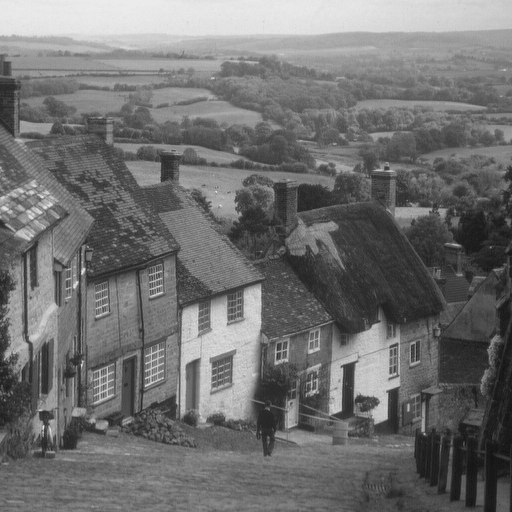
#> input picture trabalho0/city.png, 512 x 512 px
$ jupyter execute trabalho0.ipynb   (shell and % lines are left out)
#> lines starting #> are read from the running program, lines starting #| are printed output that depends on the picture; after the words box and inside, x2 and y2 are one past the last pixel; in counts of white or black regions, pixels touching at a corner belong together
[cell 1]
import numpy as np
from skimage import io
from itertools import count
import matplotlib.pyplot as plt

[cell 2]
def plot_grid(imgs, titles, rows, cols, figsize):
    fig, axs = plt.subplots(rows, cols, figsize=figsize) # Cria um grid para as imgs
    for a, i, t in zip(axs.flatten(), imgs, titles):
        # Adiciona uma imagem (i) na posição correta (a):
        a.imshow(i, cmap='gray', aspect='equal', interpolation=None, vmin=0, vmax=255)
        a.set_title(t)
    # Desativa o eixo das imagens (separado pois o número de imgs pode não preencher o grid):
    for a in axs.flatten(): a.set_axis_off()

    plt.tight_layout()
    plt.show()
    return fig, axs


def save_imgs(imgs, prefix):
    for img, suffix in zip(imgs, count(start=1)):
        io.imsave(prefix + str(suffix) + '.png', img.astype(np.uint8), check_contrast=False)

**1.1   Transformação de Intensidade**

[cell 3]
imgs = []
titles = ['(a) imagem original', '(b) negativo da imagem', '(c) espelhamento vertical',
          '(d) imagem transformada', '(e) linhas pares invertidas', '(f) reflexão de linhas']

# a) Imagem monocromática:
original = io.imread('./city.png', as_gray=True)
#> original is the input picture: shape (512, 512); min 16, max 235, mean 112.2
imgs.append(original)

# b) Negativo da imagem:
negativo = 255 - original
imgs.append(negativo)

# c) Espelhamento vertical:
esp_vert = np.flipud(original)
imgs.append(esp_vert)

# d) Conversão do intervalo de intensidades para [100, 200]:
conv_int = (original / 2.55 + 100).astype(int)
# conv_int = np.minimum(np.maximum(original, 100), 200) # Teste
imgs.append(conv_int)

# e) Inversão das linhas pares:
inv_par = np.copy(original)
inv_par[::2] = inv_par[::2, ::-1]
imgs.append(inv_par)

# f) Reflexão de linhas:
refl = np.copy(original)
l, _ = refl.shape
#> l = 512
m = l // 2  # Metade do número de linhas
#> m = 256
refl[m::] = refl[m - 1::-1]
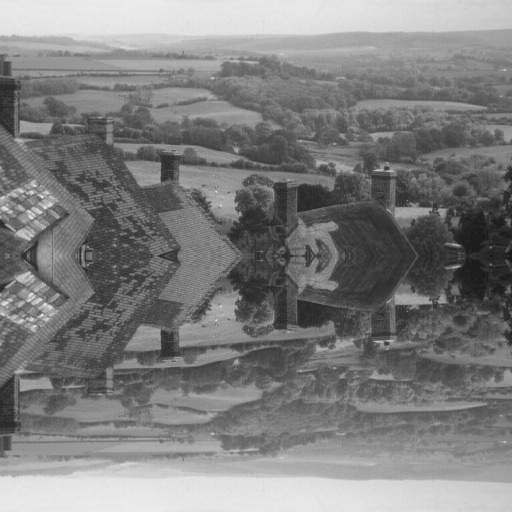
#> refl: shape (512, 512); min 22, max 235, mean 126.4
imgs.append(refl)

f1, axs1 = plot_grid(imgs, titles, 2, 3, (12, 12))
#> the loop in plot_grid, `for a, i, t in zip(axs.flatten(), imgs, titles):` made 6 passes
#> t on passes 1 to 6: '(a) imagem original', '(b) negativo da imagem', '(c) espelhamento vertical', '(d) imagem transformada', '(e) linhas pares invertidas', '(f) reflexão de linhas'
save_imgs(imgs, 'trab0-1.1-')
#> the loop in save_imgs, `for img, suffix in zip(imgs, count(start=1)):` made 6 passes

**1.2 Ajuste de Brilho**

[cell 4]
imgs = []
titles = ['(a) imagem', '(b) γ = 1.5', '(c) γ = 2.5', '(d) γ = 3.5']

# Imagem original:
original = io.imread('./baboon.png', as_gray=True)
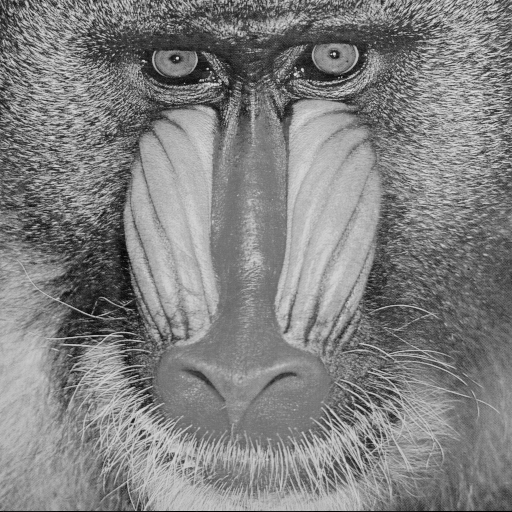
#> input picture trabalho0/baboon.png, 512 x 512 px
#> original is the input picture: shape (512, 512); min 0, max 230, mean 129.1
imgs.append(original)

# Imagem com pixeis mapeados para [0, 1]:
orig01 = original / 255

# Aplica ajuste de brilho:
γ15 = orig01 ** (1 / 1.5)
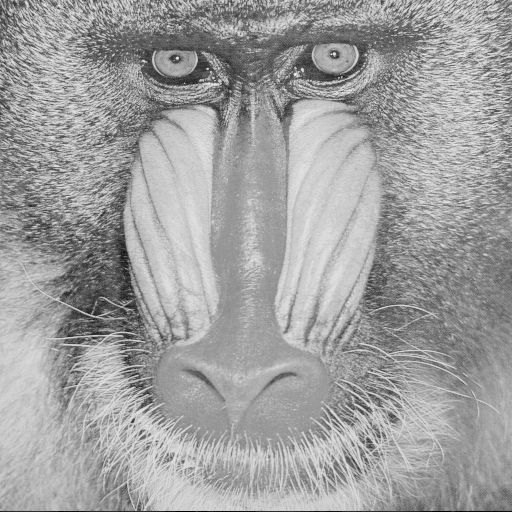
#> γ15: shape (512, 512) float64; min 0, max 0.934, mean 0.627
γ25 = orig01 ** (1 / 2.5)
γ35 = orig01 ** (1 / 3.5)
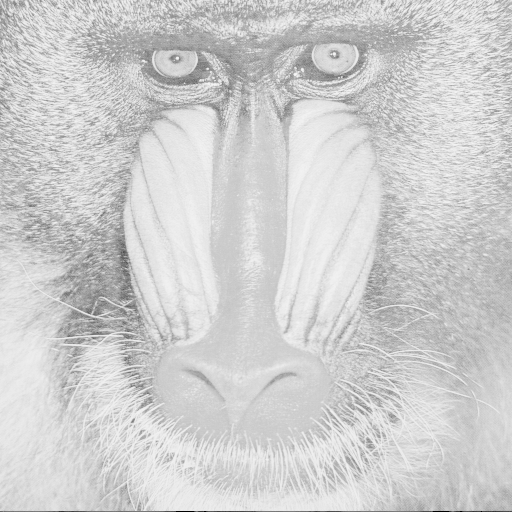
#> γ35: shape (512, 512) float64; min 0, max 0.971, mean 0.812

# Mapeia de volta para o intervalo [0, 255]:
γ15 = (γ15 * 255).astype(int)
imgs.append(γ15)
γ25 = (γ25 * 255).astype(int)
imgs.append(γ25)
γ35 = (γ35 * 255).astype(int)
imgs.append(γ35)

f1, axs1 = plot_grid(imgs, titles, 1, 4, (15, 15))
#> the loop in plot_grid (call 2), `for a, i, t in zip(axs.flatten(), imgs, titles):` made 4 passes
#> t on passes 1 to 4: '(a) imagem', '(b) γ = 1.5', '(c) γ = 2.5', '(d) γ = 3.5'
save_imgs(imgs, 'trab0-1.2-')
#> the loop in save_imgs (call 2), `for img, suffix in zip(imgs, count(start=1)):` made 4 passes

**1.3 Planos de Bits**

[cell 5]
imgs = []
titles = ['(a) imagem', '(b) plano de bit 0', '(c) plano de bit 4', '(d) plano de bit 7']

# Imagem original:
original = io.imread('./baboon.png', as_gray=True)
imgs.append(original)

# Filtra os bits de cada plano:
p0 = (original & (1 << 0)) >> 0
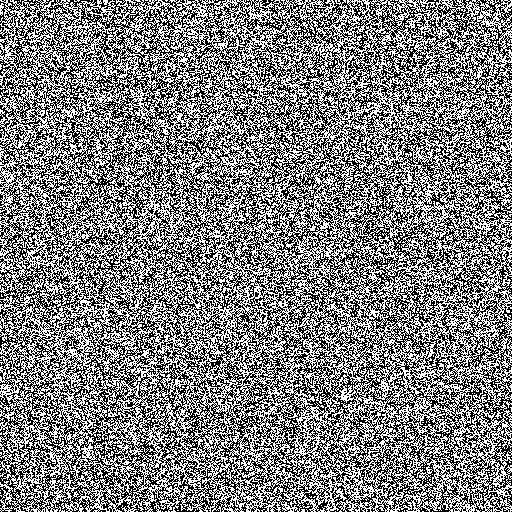
#> p0: shape (512, 512); values 0 (black) and 1 (white), 50.1% white; black in thin lines or dots
p4 = (original & (1 << 4)) >> 4
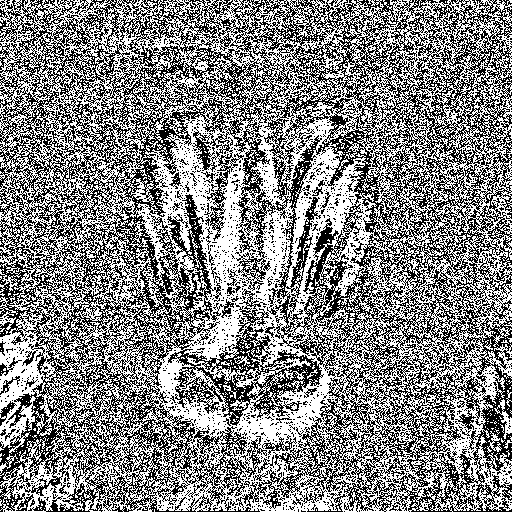
#> p4: shape (512, 512); values 0 (black) and 1 (white), 52.4% white; black in thin lines or dots
p7 = (original & (1 << 7)) >> 7
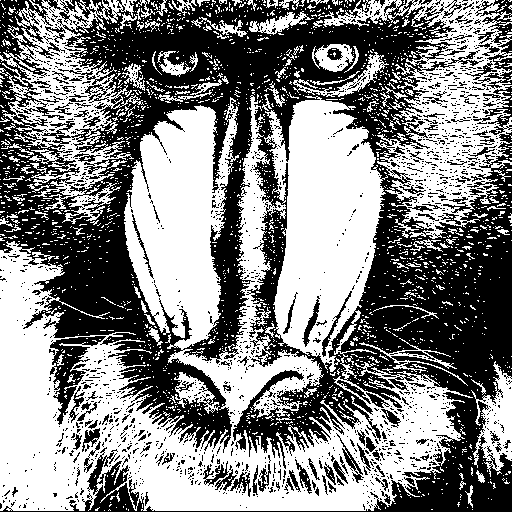
#> p7: shape (512, 512); values 0 (black) and 1 (white), 52.2% white; 1805 black regions (1663 under 20 px), largest, box (x1, y1, x2, y2) and area: (0, 0, 512, 512) 108582, (49, 336, 106, 425) 1622, (475, 0, 512, 71) 903

# Salva os planos na forma binária:
save_imgs([original, p0, p4, p7], 'trab0-1.3-')

# Cria a visualização dos planos de bits onde 1 é a intensidade máxima:
p0 *= 255
#> p0: shape (512, 512); 50.1% white; black in thin lines or dots
p4 *= 255
#> p4: shape (512, 512); 52.4% white; black in thin lines or dots
p7 *= 255
imgs.append(p0)
imgs.append(p4)
imgs.append(p7)

f1, axs1 = plot_grid(imgs, titles, 1, 4, (15, 15))

**1.4 Mosaico**

[cell 6]
titles = ['(a) imagem', '(b) mosaico']

# Imagem original:
original = io.imread('./baboon.png', as_gray=True)

# Cria mosaico:
nb = 4  # Número de blocos em cada dimensão
linhas, colunas = original.shape  # Dimensões da imagem
#> linhas = 512; colunas = 512
lb, cb = linhas // nb, colunas // nb  # Dimensões dos blocos
#> lb = 128; cb = 128

# A partir de uma permutação dos blocos cria uma lista que contem
# a coordenada incial de cada bloco:
# Ex. Bloco 12 -> (256, 384)
permutacao = [5, 10, 12, 2, 7, 15, 0, 8, 11, 13, 1, 6, 3, 14, 9, 4]
indices_perm = ((p // nb * lb, p % nb * cb) for p in permutacao)

mosaico = np.empty(original.shape)
for i in range(0, nb * lb, lb):
    for j in range(0, nb * cb, cb):
        bi, bj = next(indices_perm)
        mosaico[i:i + lb, j:j + cb] = original[bi:bi + lb, bj:bj + cb]
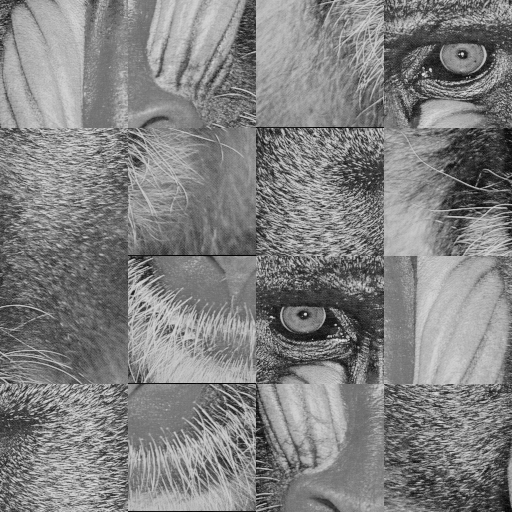
#> mosaico: shape (512, 512) float64; min 0, max 230, mean 129.1

imgs = [original, mosaico]
f1, axs1 = plot_grid(imgs, titles, 1, 2, (10, 10))
save_imgs(imgs, 'trab0-1.4-')

**1.5 Combinação de Imagens**

[cell 7]
titles = ['(a) imagem A', '(b) imagem B', '(c) 0.2*A + 0.8*B', '(d) 0.5*A + 0.5*B', '(e) 0.8*A + 0.2*B']

# Imagens originais:
A = io.imread('./baboon.png', as_gray=True)
B = io.imread('./butterfly.png', as_gray=True)
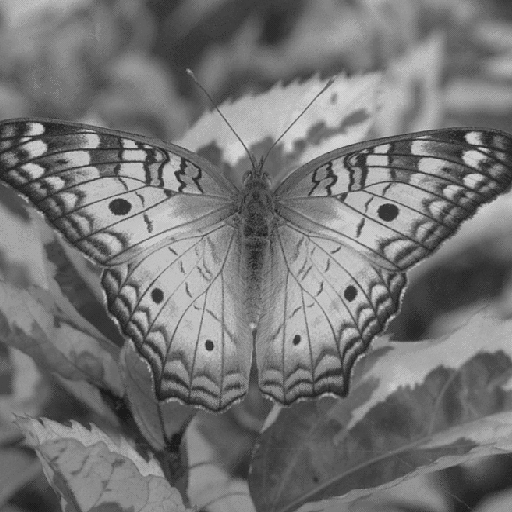
#> input picture trabalho0/butterfly.png, 512 x 512 px
#> B is the input picture: shape (512, 512); min 27, max 212, mean 116.8
imgs = [A, B]

# Cria as combinações:
imgs.append((0.2*A + 0.8*B).astype(int).clip(0, 255))
imgs.append((0.5*A + 0.5*B).astype(int).clip(0, 255))
imgs.append((0.8*A + 0.2*B).astype(int).clip(0, 255))

f1, axs1 = plot_grid(imgs, titles, 2, 3, (12, 12))
#> the loop in plot_grid (call 5), `for a, i, t in zip(axs.flatten(), imgs, titles):` made 5 passes
#> t on passes 1 to 5: '(a) imagem A', '(b) imagem B', '(c) 0.2*A + 0.8*B', '(d) 0.5*A + 0.5*B', '(e) 0.8*A + 0.2*B'
#> in plot_grid (call 5), `plt.show()`:
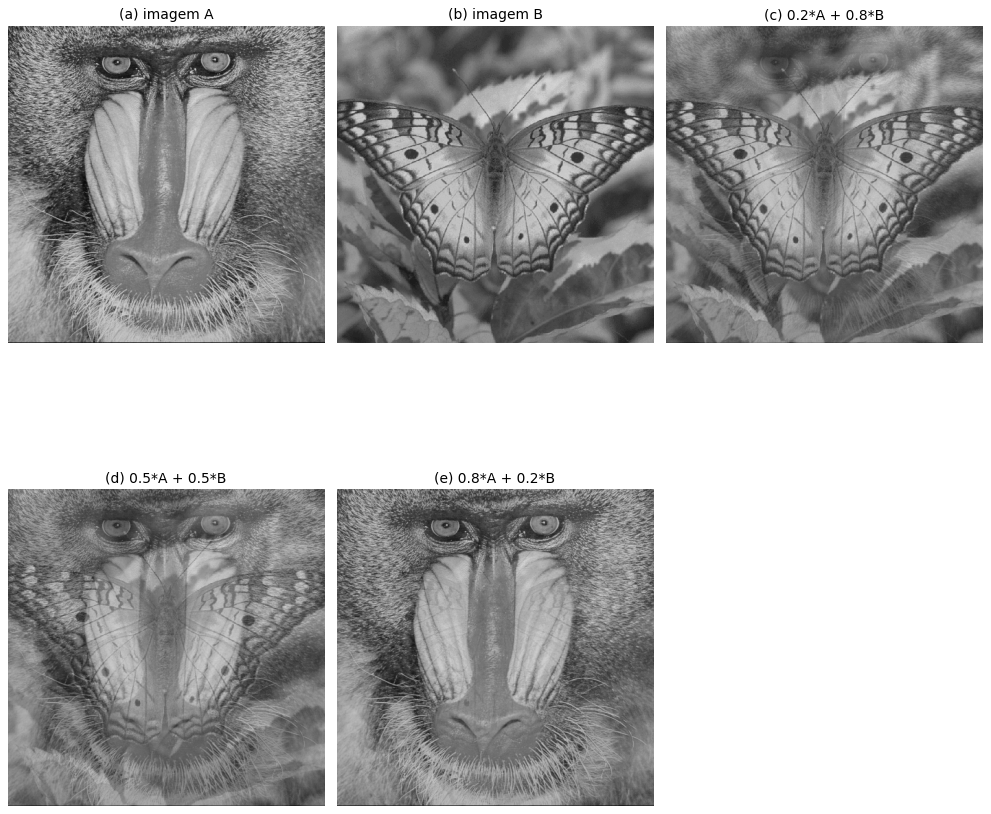
#> figure drawn by matplotlib, 5 panels
save_imgs(imgs, 'trab0-1.5-')
